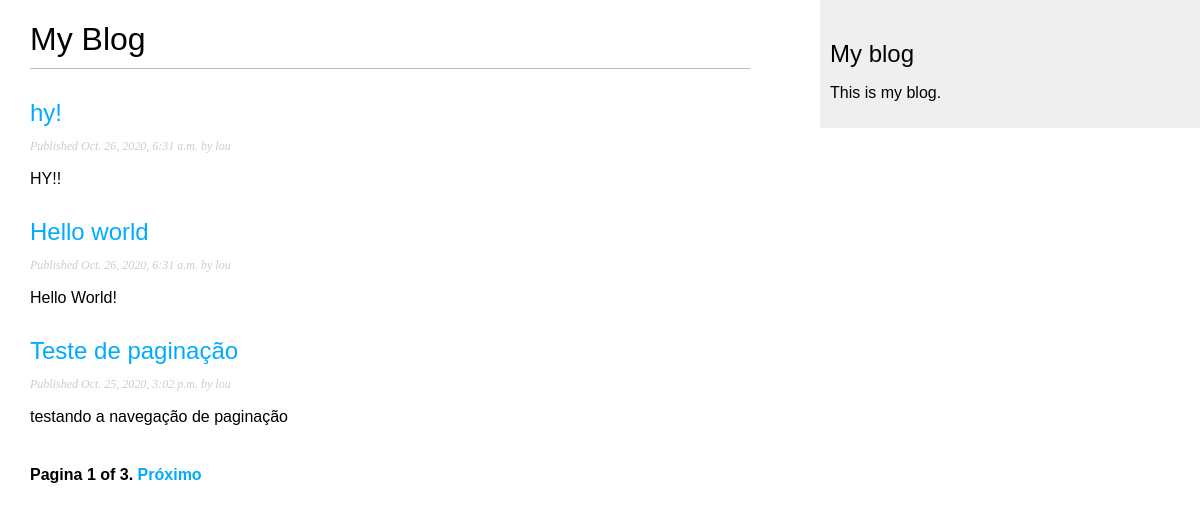
Screenshot of /blog_app/ with the database file from the repository.
### blog_app/models.py (models this page shows, shortened)
class Post(models.Model):
    ESCOLHA_STATUS = (
        ('rascunho', 'Rascunho'),
        ('publicado', 'Publicado'),
    )
    titulo = models.CharField(max_length=250) # ESSE CAMPO É PARA O TÍTULO DO POST
    slug = models.SlugField(max_length=250,   # ESSE CAMPO É PARA SER USADO NAS URLS.
                            unique_for_date='publicar') # SLUG É UM RÓTULO QUE CONTEM APENAS LETRAS, NÚMEROS ETC...
    autor = models.ForeignKey(User, # ESSE CAMPO DENIFE  RELAÇÃO many-to-one.
                            on_delete=models.CASCADE, # OU SEJA: CADA POST É ESCRITO POR APENAS UM USUÁRIO
                            related_name='blog_posts') # E UM USUÁRIO PODE ESCREVER QUALQUER NUMERO DE POSTS.
    body = models.TextField() # ESSE É  O CORPO DO POST. É UM CAMPO DE TEXT QUE É ENVIADO PARA A BASE DE DADOS SQL
    publicar = models.DateTimeField(default=timezone.now) # DateTimeField INDICA QUANDO FOI O POST
    criado = models.DateTimeField(auto_now_add=True) # INDICA QUANDO O POST FOI CRIADO
    atualizado = models.DateTimeField(auto_now=True) # INDICA A ULTIMA VEZ QUE O POST FOI ATUALIZADO
    status = models.CharField(max_length=10, # MOSTRA O STATUS DO POST
                                choices=ESCOLHA_STATUS,
                                default='rascunho')
    objetos = models.Manager() # MANAGER PADRÃO
    publicado = AdminPub() # MANAGER PERSONALIZADO
    class Meta: # ESSA CLASSE CONTÉM METADATA. DJANGO ORDENA OS RESULTADOS
        ordering = ('-publicar',) # PELO CAMPO DE PUBLICAÇÃO EM ORDEM DECRESCENTE
    def get_absolute_url(self):
        return reverse('blog_app:detalhe_post',
                        args=[self.publicar.year,
                              self.publicar.month,
                              self.publicar.day, self.slug])

### blog_app/views.py (the view)
# urls.py: path('',views.PostListView.as_view(),name='lista_post'),
class PostListView(ListView):
    queryset = Post.publicado.all() #
    context_object_name = 'posts'
    paginate_by = 3
    template_name = 'blog_app/post/lista.html'

### blog_app/templates/blog_app/post/lista.html (shortened to what this page needs)
{% extends "blog_app/base.html" %}
{% block content %}
  <h1>My Blog</h1>
  {% for post in posts %}
    <h2>
      <a href="{{ post.get_absolute_url }}">
      {{ post.titulo }}
      </a>
    </h2>
    <p class="date">
      Published {{ post.publicar }} by {{ post.autor }}
    </p>
    {{ post.body|truncatewords:30|linebreaks }}
  {% endfor %}
  {% include "pagination.html" with page=page_obj %} <!LIST VIEW DE DJANGO PASSA A PAGINA SELECIONADA EM UMA VARIAVEL CHAMAD page_obj-->
{% endblock %}

### blog_app/static/blog_app/css/blog.css (style rules this page uses)
body { margin:0; padding:0; font-family:helvetica, sans-serif; }
a { color:#00abff; text-decoration:none; }
h1 { font-weight:normal; border-bottom:1px solid #bbb; padding:0 0 10px 0; }
h2 { font-weight:normal; margin:30px 0 0; }
p.date { color:#ccc; font-family: georgia, serif; font-size: 12px; font-style: italic; }

### rows the page displays
Post: titulo "hy!", publicar "Oct. 26, 2020, 6:31 a.m.", autor "lou", body "HY!!"
Post: titulo "Hello world", publicar "Oct. 26, 2020, 6:31 a.m.", autor "lou", body "Hello World!"
Post: titulo "Teste de paginação", publicar "Oct. 25, 2020, 3:02 p.m.", autor "lou", body "testando a navegação de paginação"

### other values shown
{{ page.number }} "1"
{{ page.paginator.num_pages }} "3"
